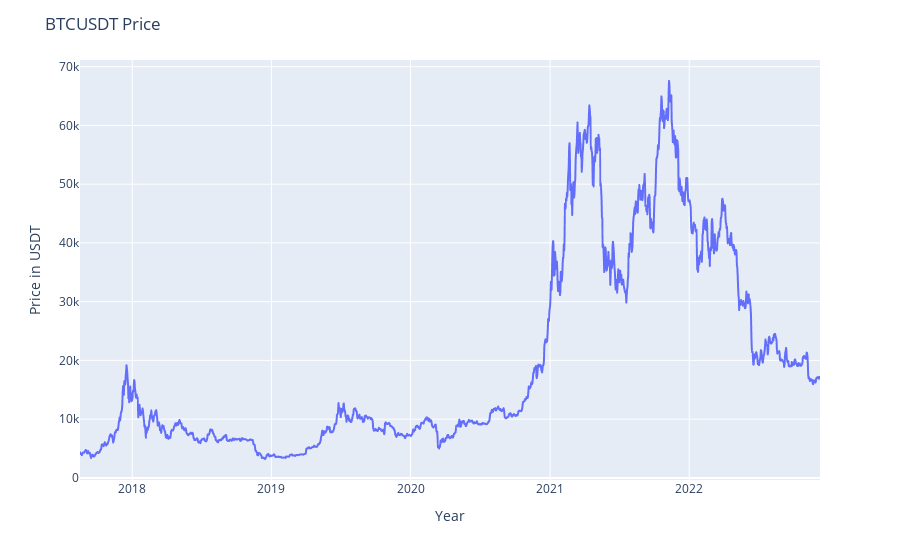

Source (notebook cell):
### Code cell
fig = px.line(btc_daily, x=btc_daily.index, y="Close",)
fig.update_layout(
    yaxis_title="Price in USDT", 
    xaxis_title="Year",
    legend_title="", 
    title="BTCUSDT Price"
)
fig.show()

### Figure 1 — Plotly figure (JSON) as saved in the notebook; plotly's stock layout.template omitted (floating-point values rounded to 4 significant figures; data arrays with more than 128 entries replaced by an {"elided": "..."} marker saying what was removed)
{"data": [{"hovertemplate": "Close time=%{x}<br>Close=%{y}<extra></extra>", "legendgroup": "", "line": {"color": "#636efa", "dash": "solid"}, "mode": "lines", "name": "", "showlegend": false, "type": "scattergl", "x": {"elided": "1942 str values"}, "xaxis": "x", "y": {"elided": "1942 float values"}, "yaxis": "y"}], "layout": {"legend": {"title": {"text": ""}, "tracegroupgap": 0}, "margin": {"t": 60}, "title": {"text": "BTCUSDT Price"}, "xaxis": {"anchor": "y", "domain": [0, 1], "title": {"text": "Year"}}, "yaxis": {"anchor": "x", "domain": [0, 1], "title": {"text": "Price in USDT"}}}}
